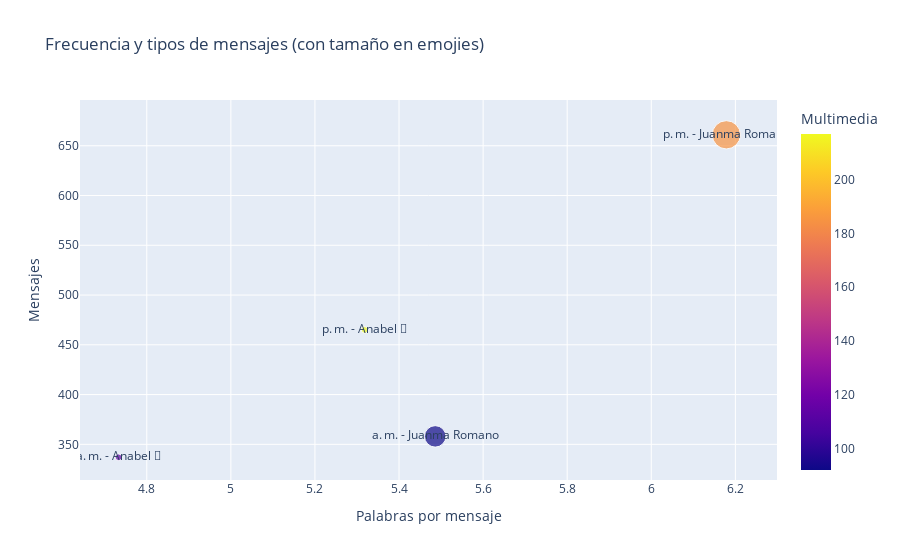

Source (notebook cell):
### Markdown cell above
###  Show the number of words and letters per message for each member (includes multimedia messages)

### Code cell
# Convert from dictionary to dataframe
member_stats = pd.DataFrame.from_dict(dictionary)

# Change the index for the aggregate column 'Statistics'
stats = ['Mensajes', 'Palabras por mensaje', 'Multimedia', 'Emojis', 'Links']
member_stats['Estadísticas'] = stats
member_stats.set_index('Estadísticas', inplace=True)

# Transpose the dataframe
member_stats = member_stats.T

# Reset index to Member
member_stats.reset_index(inplace=True)
member_stats.rename(columns={'index': 'Miembro'}, inplace=True)

# Convert to integrate the Messages, Multimedia Emojis and Links columns
member_stats['Mensajes'] = member_stats['Mensajes'].apply(int)
member_stats['Multimedia'] = member_stats['Multimedia'].apply(int)
member_stats['Emojis'] = member_stats['Emojis'].apply(int)
member_stats['Links'] = member_stats['Links'].apply(int)
member_stats.sort_values(by=['Mensajes'], ascending=False)

fig_messages_data = px.scatter(
    member_stats, 
    x='Palabras por mensaje', 
    y='Mensajes', 
    size='Emojis', 
    color='Multimedia',  # Optional, to differentiate members by color
    hover_name='Mensajes',  # Optional, to display the member's name when hovering over the bubble
    title='Frecuencia y tipos de mensajes (con tamaño en emojies)',
    text='Miembro'
)


fig_messages_data.write_image(get_save_path(save_path, f'{chat_name}-total-word-frecuency.png'))
fig_messages_data.show()

### Figure 1 — Plotly figure (JSON) as saved in the notebook; plotly's stock layout.template omitted (floating-point values rounded to 4 significant figures)
{"data": [{"hovertemplate": "<b>%{hovertext}</b><br><br>Palabras por mensaje=%{x}<br>Mensajes=%{y}<br>Emojis=%{marker.size}<br>Miembro=%{text}<br>Multimedia=%{marker.color}<extra></extra>", "hovertext": [465, 661, 358, 337], "legendgroup": "", "marker": {"color": [217, 185, 92, 115], "coloraxis": "coloraxis", "size": [3, 54, 31, 3], "sizemode": "area", "sizeref": 0.135, "symbol": "circle"}, "mode": "markers+text", "name": "", "orientation": "v", "showlegend": false, "text": ["p. m. - Anabel 🌷", "p. m. - Juanma Romano", "a. m. - Juanma Romano", "a. m. - Anabel 🌷"], "type": "scatter", "x": [5.318, 6.179, 5.486, 4.733], "xaxis": "x", "y": [465, 661, 358, 337], "yaxis": "y"}], "layout": {"coloraxis": {"colorbar": {"title": {"text": "Multimedia"}}, "colorscale": [[0, "#0d0887"], [0.1111, "#46039f"], [0.2222, "#7201a8"], [0.3333, "#9c179e"], [0.4444, "#bd3786"], [0.5556, "#d8576b"], [0.6667, "#ed7953"], [0.7778, "#fb9f3a"], [0.8889, "#fdca26"], [1, "#f0f921"]]}, "legend": {"itemsizing": "constant", "tracegroupgap": 0}, "title": {"text": "Frecuencia y tipos de mensajes (con tamaño en emojies)"}, "xaxis": {"anchor": "y", "domain": [0, 1], "title": {"text": "Palabras por mensaje"}}, "yaxis": {"anchor": "x", "domain": [0, 1], "title": {"text": "Mensajes"}}}}
